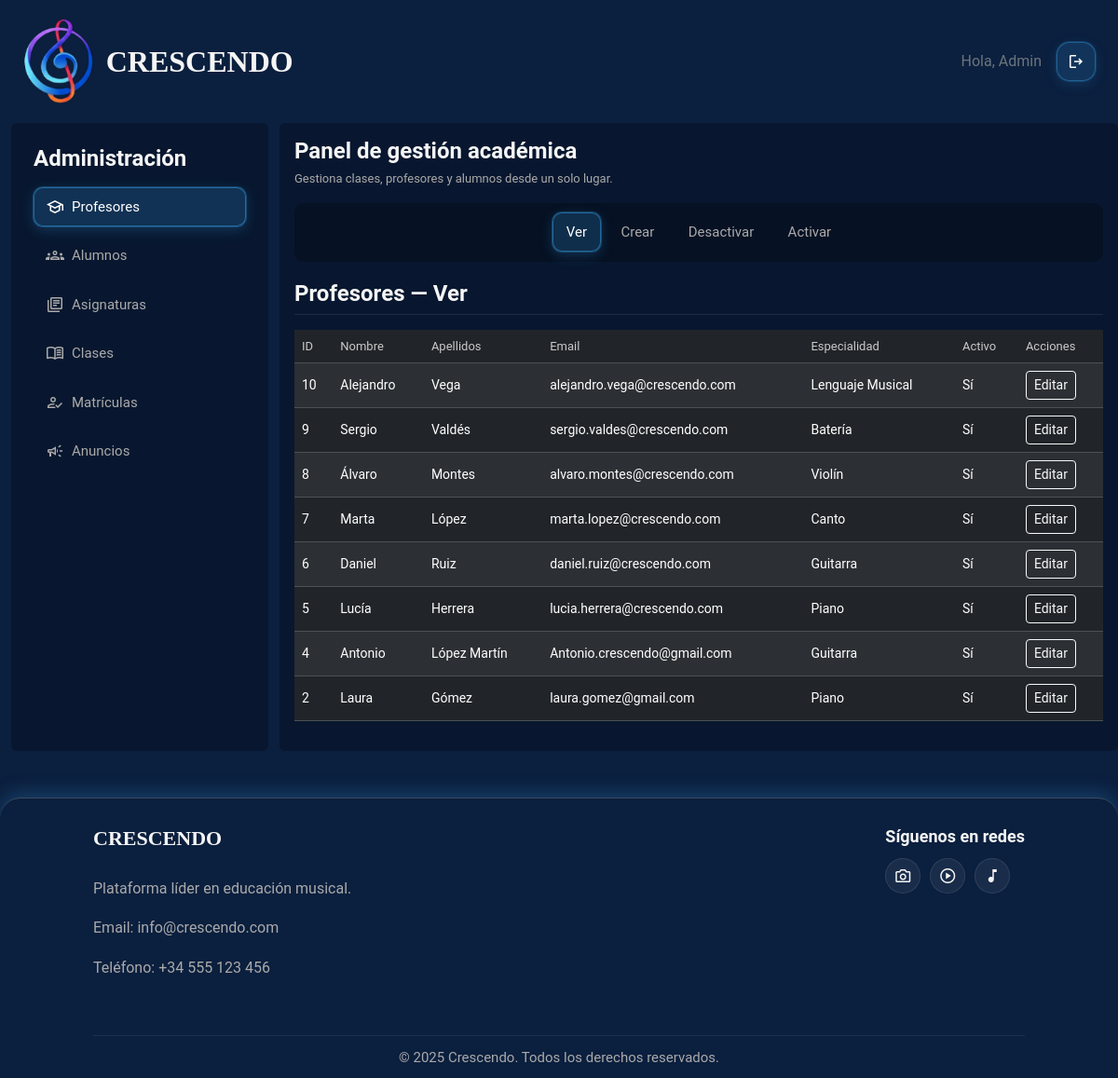
Page /paginas/panel_administrador.php (signed in) on the committed database.
### tables this page shows
CREATE TABLE `profesores` (
  `id_profesor` int(11) NOT NULL,
  `id_usuario` int(11) NOT NULL,
  `especialidad` varchar(100) NOT NULL
);

CREATE TABLE `usuarios` (
  `id_usuario` int(11) NOT NULL,
  `nombre` varchar(100) NOT NULL,
  `apellidos` varchar(150) DEFAULT NULL,
  `email` varchar(150) NOT NULL,
  `password` varchar(255) NOT NULL,
  `rol` enum('administrador','profesor','alumno') NOT NULL,
  `activo` tinyint(1) DEFAULT 1,
  `fecha_creacion` timestamp NOT NULL DEFAULT current_timestamp()
);

### includes/utilidades.php (called while the page is built, shortened)
<?php
if (!function_exists("textoSeguro")) {
    function textoSeguro($texto)
    {
        return htmlspecialchars((string) $texto, ENT_QUOTES, "UTF-8");
    }
}

### modelos/admin_modelo.php (called while the page is built, shortened)
<?php
function listarProfesores($conexion)
{
    $sql = "SELECT u.id_usuario, u.nombre, u.apellidos, u.email, u.activo,
                   p.especialidad
            FROM usuarios u
            INNER JOIN profesores p ON u.id_usuario = p.id_usuario
            WHERE u.rol = 'profesor'
            ORDER BY u.id_usuario DESC";
    $stmt = $conexion->prepare($sql);
    $stmt->execute();
    return $stmt->fetchAll(PDO::FETCH_ASSOC);
}

### paginas/panel_administrador.php (the view, shortened to what this page needs)
<?php
require_once "../includes/utilidades.php";
require_once "../includes/conexion.php";
require_once "../modelos/admin_modelo.php";
$entity = $_GET["entity"] ?? "profesores";
$action = $_GET["action"] ?? "ver";
$profesores = listarProfesores($conexion) ?? [];
?>
<!doctype html>
<html lang="es">
<head>
  <link href="https://cdn.jsdelivr.net/npm/bootstrap@5.3.3/dist/css/bootstrap.min.css" rel="stylesheet">
  <link rel="stylesheet" href="../estilos/estilos.css">
</head>
<body class="d-flex flex-column min-vh-100 text-light">
  <?php require_once "../includes/header.php"; ?>
  <div class="container-fluid flex-grow-1 panel-admin crescendo-panel">
    <div class="row g-4">
      <aside class="col-12 col-lg-3">
        <div class="rounded p-4 bg-black bg-opacity-25 h-100">
          <h2 class="panel-admin-aside-heading d-none d-lg-block">Administración</h2>
          <div id="panelAdminEntities" class="panel-admin-entities-collapse collapse d-lg-block">
          <ul class="panel-admin-entities list-unstyled d-flex flex-column mb-0 p-0">
            <li>
              <a class="panel-admin-entity-link d-flex align-items-center gap-2 <?php echo $entity === "profesores" ? "is-active" : ""; ?>"
                href="?entity=profesores&action=<?php echo textoSeguro($action); ?>">
                <span class="material-symbols-outlined" aria-hidden="true">school</span>
                Profesores
              </a>
            </li>
            <li>
              <a class="panel-admin-entity-link d-flex align-items-center gap-2 <?php echo $entity === "alumnos" ? "is-active" : ""; ?>"
                href="?entity=alumnos&action=<?php echo textoSeguro($action); ?>">
                <span class="material-symbols-outlined" aria-hidden="true">groups</span>
                Alumnos
              </a>
            </li>
            <li>
              <a class="panel-admin-entity-link d-flex align-items-center gap-2 <?php echo $entity === "asignaturas" ? "is-active" : ""; ?>"
                href="?entity=asignaturas&action=<?php echo textoSeguro($action); ?>">
                <span class="material-symbols-outlined" aria-hidden="true">library_books</span>
                Asignaturas
              </a>
            </li>
            <li>
              <a class="panel-admin-entity-link d-flex align-items-center gap-2 <?php echo $entity === "clases" ? "is-active" : ""; ?>"
                href="?entity=clases&action=<?php echo textoSeguro($action); ?>">
                <span class="material-symbols-outlined" aria-hidden="true">menu_book</span>
                Clases
              </a>
            </li>
            <li>
              <a class="panel-admin-entity-link d-flex align-items-center gap-2 <?php echo $entity === "matriculas" ? "is-active" : ""; ?>"
                href="?entity=matriculas&action=<?php echo textoSeguro($action); ?>">
                <span class="material-symbols-outlined" aria-hidden="true">how_to_reg</span>
                Matrículas
              </a>
            </li>
            <li>
              <a class="panel-admin-entity-link d-flex align-items-center gap-2 <?php echo $entity === "anuncios" ? "is-active" : ""; ?>"
                href="?entity=anuncios&action=<?php echo textoSeguro($action); ?>">
                <span class="material-symbols-outlined" aria-hidden="true">campaign</span>
                Anuncios
              </a>
            </li>
          </ul>
          </div>
        </div>
      </aside>
      <main class="col-12 col-lg-9 bg-black bg-opacity-25 rounded p-3">
        <h1 class="panel-admin-title">Panel de gestión académica</h1>
        <p class="panel-admin-tagline">
          Gestiona clases, profesores y alumnos desde un solo lugar.
        </p>
        <nav class="panel-admin-actions" aria-label="Acciones del panel">
          <ul class="panel-admin-actions-list list-unstyled d-flex flex-wrap justify-content-center mb-0 p-0">
            <li>
              <a class="panel-admin-action-link d-inline-block <?php echo $action === "ver" ? "is-active" : ""; ?>"
                href="?entity=<?php echo textoSeguro($entity); ?>&action=ver">Ver</a>
            </li>
            <li>
              <a class="panel-admin-action-link d-inline-block <?php echo $action === "crear" ? "is-active" : ""; ?>"
                href="?entity=<?php echo textoSeguro($entity); ?>&action=crear">Crear</a>
            </li>
            <li>
              <a class="panel-admin-action-link d-inline-block <?php echo $action === "desactivar" ? "is-active" : ""; ?>"
                href="?entity=<?php echo textoSeguro($entity); ?>&action=desactivar">Desactivar</a>
            </li>
            <li>
              <a class="panel-admin-action-link d-inline-block <?php echo $action === "activar" ? "is-active" : ""; ?>"
                href="?entity=<?php echo textoSeguro($entity); ?>&action=activar">Activar</a>
            </li>
          </ul>
        </nav>
        <?php if ($entity === "profesores") { ?>
          <h2 class="panel-admin-section-title">Profesores — <?php echo ucfirst($action); ?></h2>
          <?php if ($action === "crear") { ?>
            <form method="POST" class="row g-3">
              <div class="col-md-6"><label class="form-label">Nombre</label><input class="form-control" type="text" name="nombre"
                  pattern="[A-Za-zÁÉÍÓÚáéíóúÑñ\s]{2,50}"
                  title="Solo letras y espacios (2-50 caracteres)"
                  required></div>
              <div class="col-md-6"><label class="form-label">Apellidos</label><input class="form-control" type="text" name="apellidos"
                  pattern="[A-Za-zÁÉÍÓÚáéíóúÑñ\s]{2,80}"
                  title="Solo letras y espacios"
                  required></div>
              <div class="col-md-6"><label class="form-label">Email</label><input class="form-control" type="email" name="email"
                  pattern="[a-zA-Z0-9._%+\-]+@[a-zA-Z0-9.\-]+\.[a-zA-Z]{2,}"
                  title="Introduce un correo válido"
                  required></div>
              <div class="col-md-6"><label class="form-label">Contraseña</label><input class="form-control" type="text" name="password"
                  pattern="(?=.*[A-Za-z])(?=.*[0-9]).{6,}"
                  title="Mínimo 6 caracteres, una letra y un número"
                  required></div>
              <div class="col-md-6"><label class="form-label">Especialidad</label><input class="form-control" type="text" name="especialidad"
                  pattern="[A-Za-zÁÉÍÓÚáéíóúÑñ\s]{2,50}"
                  title="Solo letras y espacios"
                  required></div>
              <div class="col-12"><button class="boton-acceso" type="submit">Guardar profesor</button></div>
            </form>
          <?php } else { ?>
            <div class="table-responsive">
              <table class="table table-dark table-striped align-middle" data-inline-entity="profesores">
                <thead>
                  <tr>
                    <th>ID</th>
                    <th>Nombre</th>
                    <th>Apellidos</th>
                    <th>Email</th>
                    <th>Especialidad</th>
                    <th>Activo</th>
                    <th>Acciones</th>
                  </tr>
                </thead>
                <tbody>
                  <?php foreach ($profesores as $profesor) { ?>
                    <tr data-id="<?php echo textoSeguro($profesor["id_usuario"]); ?>">
                      <td><?php echo textoSeguro($profesor["id_usuario"]); ?></td>
                      <td data-field="nombre"><?php echo textoSeguro($profesor["nombre"]); ?></td>
                      <td data-field="apellidos"><?php echo textoSeguro($profesor["apellidos"]); ?></td>
                      <td data-field="email"><?php echo textoSeguro($profesor["email"]); ?></td>
                      <td data-field="especialidad"><?php echo textoSeguro($profesor["especialidad"]); ?></td>
                      <td><?php echo $profesor["activo"] ? "Sí" : "No"; ?></td>
                      <td>
                        <button type="button" class="btn btn-outline-light btn-sm boton-inline-editar">Editar</button>
                      </td>
                    </tr>
                  <?php } ?>
                </tbody>
              </table>
            </div>
          <?php } ?>
        <?php } ?>
      </main>
    </div>
  </div>
  <?php require_once "../includes/footer.php"; ?>
</body>
</html>

### rows in the picture
profesores: id_usuario.id_usuario "10", id_usuario.nombre "Alejandro", id_usuario.apellidos "Vega", id_usuario.email "alejandro.vega@crescendo.com", especialidad "Lenguaje Musical"
profesores: id_usuario.id_usuario "9", id_usuario.nombre "Sergio", id_usuario.apellidos "Valdés", id_usuario.email "sergio.valdes@crescendo.com", especialidad "Batería"
profesores: id_usuario.id_usuario "8", id_usuario.nombre "Álvaro", id_usuario.apellidos "Montes", id_usuario.email "alvaro.montes@crescendo.com", especialidad "Violín"
profesores: id_usuario.id_usuario "7", id_usuario.nombre "Marta", id_usuario.apellidos "López", id_usuario.email "marta.lopez@crescendo.com", especialidad "Canto"
profesores: id_usuario.id_usuario "6", id_usuario.nombre "Daniel", id_usuario.apellidos "Ruiz", id_usuario.email "daniel.ruiz@crescendo.com", especialidad "Guitarra"
profesores: id_usuario.id_usuario "5", id_usuario.nombre "Lucía", id_usuario.apellidos "Herrera", id_usuario.email "lucia.herrera@crescendo.com", especialidad "Piano"
profesores: id_usuario.id_usuario "4", id_usuario.nombre "Antonio", id_usuario.apellidos "López Martín", id_usuario.email "Antonio.crescendo@gmail.com", especialidad "Guitarra"
profesores: id_usuario.id_usuario "2", id_usuario.nombre "Laura", id_usuario.apellidos "Gómez", id_usuario.email "laura.gomez@gmail.com", especialidad "Piano"

### other values in the picture
textoSeguro($nombreUsuario) "Admin"
$action "Ver"
